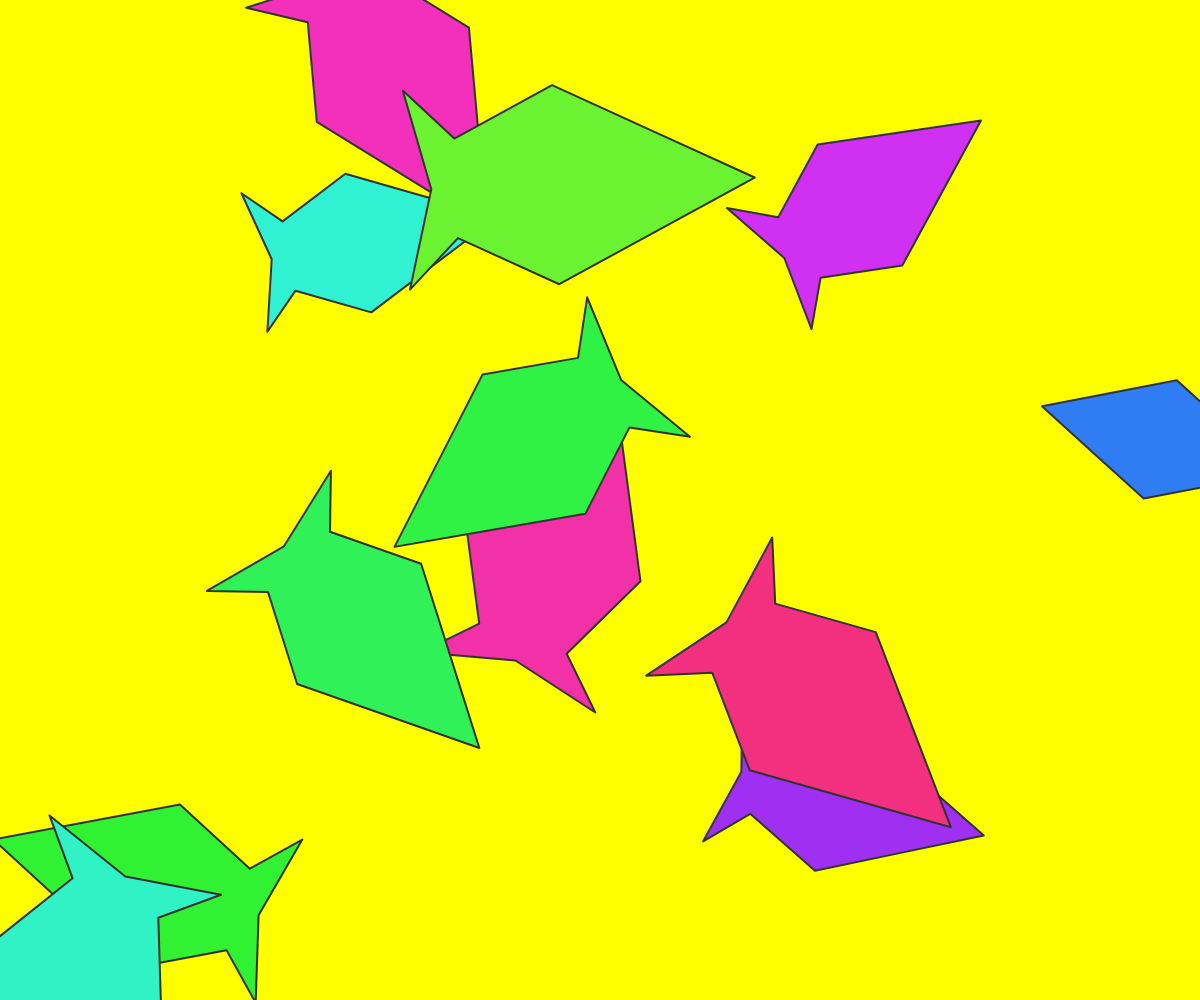
Frame 1 (no input)
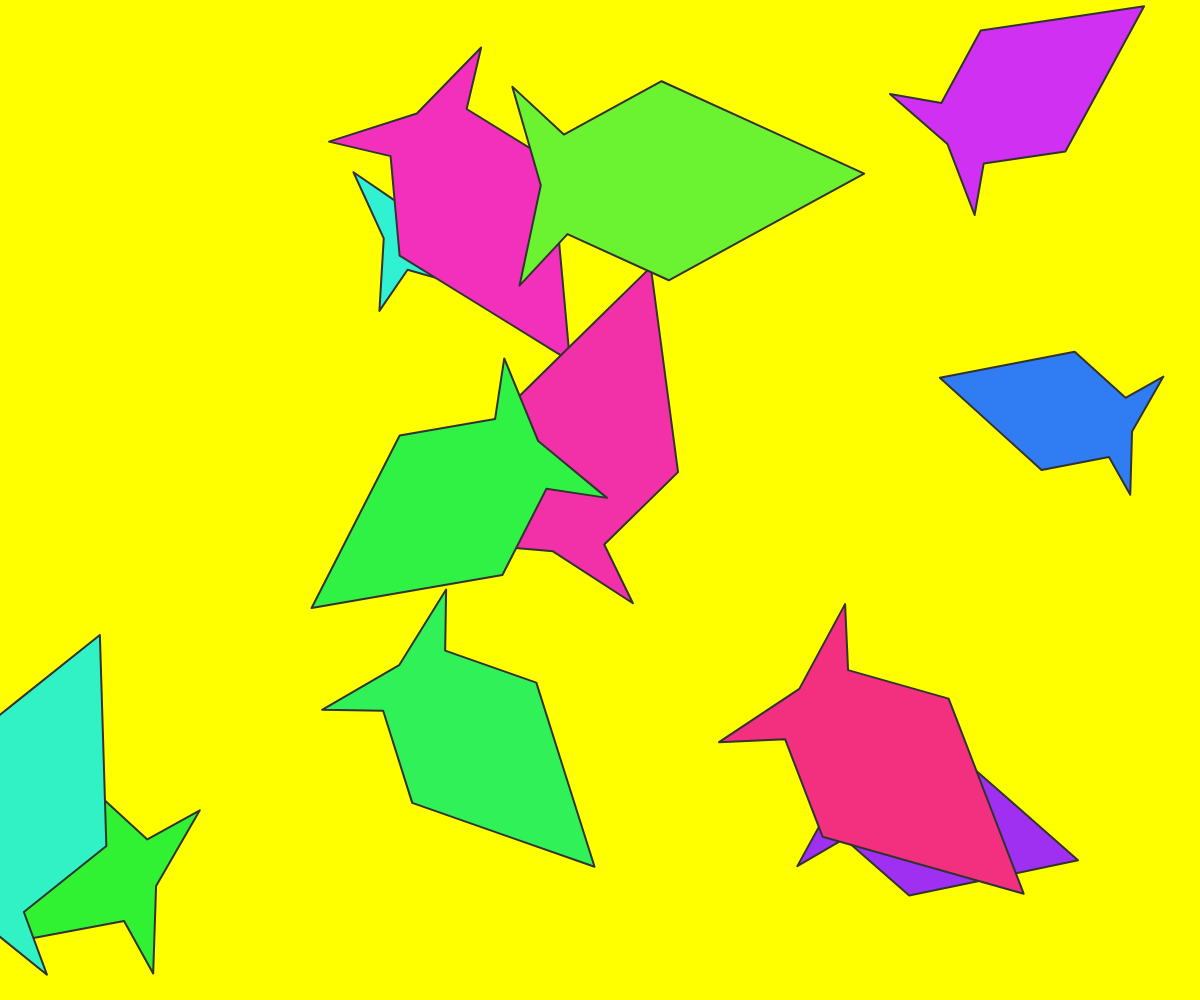
Frame 60 (no input)
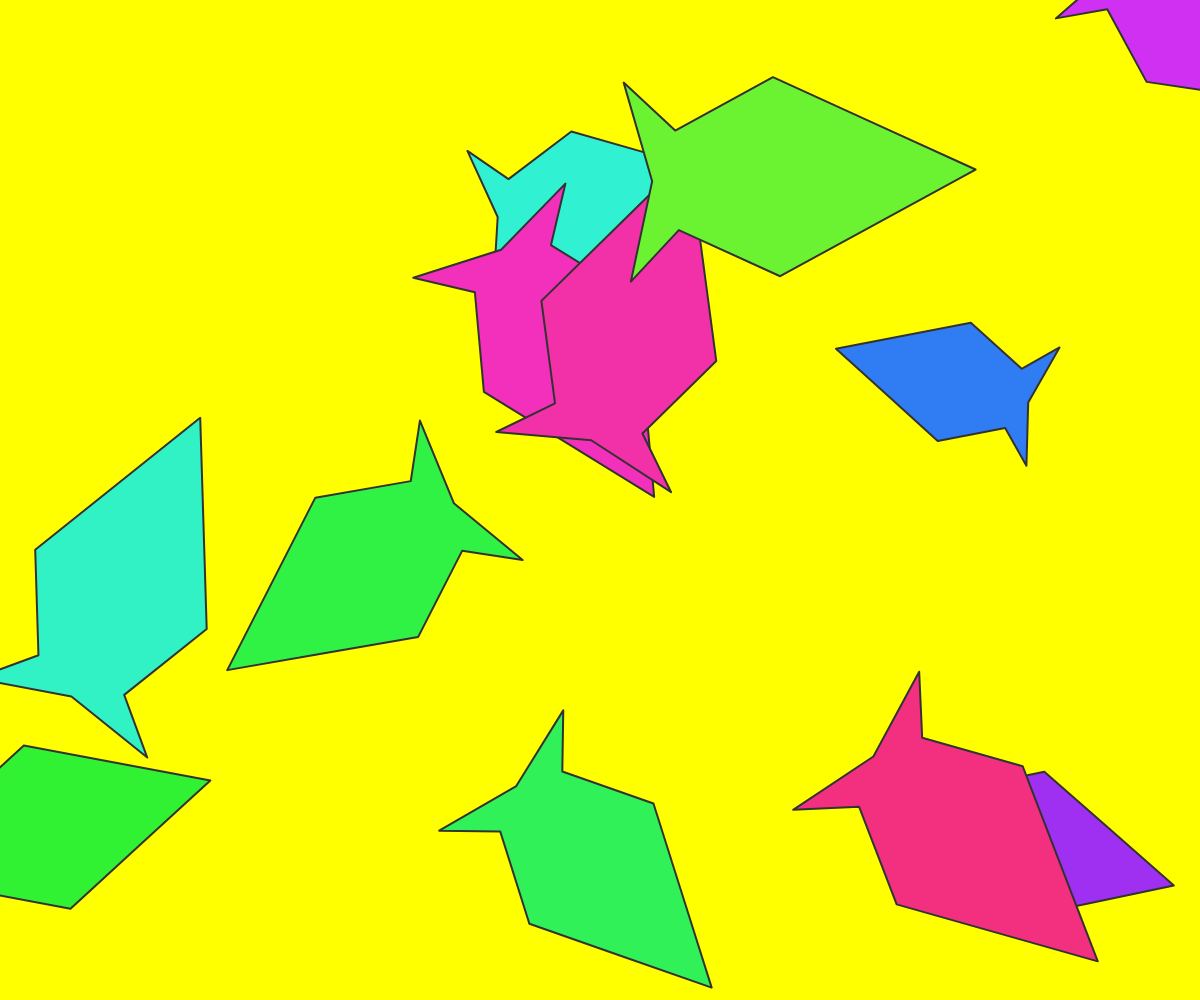
Frame 120 (the mouse pressed at the canvas centre since frame 60)

The p5.js sketch that drew these frames (run headless with seeded random() and noise() and a simulated clock; from frame 60 on, the mouse is pressed at the canvas centre):

// p5.js sketch
// ── sketch.js
let fishes = [];
// 調整後的坐標：X 軸正向(右)為頭，數值關於 Y 軸對稱 (左右平衡)
let originalPoints = [
  [8, 0],   // 1. 魚頭 (最右側)
  [4, 2],   // 2. 上背
  [0, 4],   // 3. 背部最高點
  [-4, 2],  // 4. 後背
  [-6, 4],  // 5. 尾鰭上端
  [-5, 0],  // 6. 尾巴中心凹陷處
  [-6, -4], // 7. 尾鰭下端
  [-4, -2], // 8. 後腹
  [0, -4],  // 9. 腹部最低點
  [4, -2],  // 10. 下腹
];

function setup() {
  // 建立填滿視窗的畫布
  createCanvas(windowWidth, windowHeight);
  
  // 產生 12 條魚
  for (let i = 0; i < 12; i++) {
    fishes.push(new Fish(random(width), random(height)));
  }
}

function draw() {
  background(255, 255, 0); // 黃色背景

  for (let f of fishes) {
    f.update();
    f.display();
  }
}

// 當視窗大小改變時，自動調整畫布大小
function windowResized() {
  resizeCanvas(windowWidth, windowHeight);
}

class Fish {
  constructor(startX, startY) {
    this.pos = createVector(startX, startY);
    // 速度範圍，讓它們游動感不同
    this.vel = p5.Vector.random2D().mult(random(1.5, 4));
    
    // --- 修改點 1: 更大 ---
    // 增加 lengthstep 的數值，原本是 7，現在設為 15 到 25 之間的隨機值
    this.lengthstep = random(15, 25); 
    
    // --- 修改點 2: 不同的顏色 ---
    // 使用 colorMode(HSB) 可以更輕易地產生鮮豔、多元的顏色
    // 我們只設定色相 (Hue)，讓飽和度和亮度保持高值
    push();
    colorMode(HSB, 360, 100, 100);
    this.bodyColor = color(random(360), 80, 95); // 產生一個隨機、高飽和度的 HSB 顏色
    pop();
    
    // 設定邊框顏色，深灰色讓填滿效果更立體
    this.borderColor = color(50);
  }

  update() {
    this.pos.add(this.vel);

    // 邊界檢查：撞牆後速度反轉，角度也會隨之改變
    if (this.pos.x < 0 || this.pos.x > width) this.vel.x *= -1;
    if (this.pos.y < 0 || this.pos.y > height) this.vel.y *= -1;
  }

  display() {
    // 關鍵：計算速度向量的角度，讓頭朝前
    let angle = this.vel.heading();

    push();
    translate(this.pos.x, this.pos.y);
    rotate(angle); 

    // --- 修改點 3: 填滿 ---
    fill(this.bodyColor);        // 應用這條魚專屬的隨機填充顏色
    stroke(this.borderColor);     // 應用深色邊框
    strokeWeight(2);              // 邊框寬度
    strokeJoin(ROUND);            // 轉角變平滑

    // 使用 beginShape 畫出乾淨的一條線圖案
    beginShape();
    for (let p of originalPoints) {
      // 這裡使用了這條魚個別設定的 lengthstep (更大)
      vertex(p[0] * this.lengthstep, p[1] * this.lengthstep);
    }
    endShape(CLOSE); // 自動封閉路徑並填滿顏色

    pop();
  }
}
